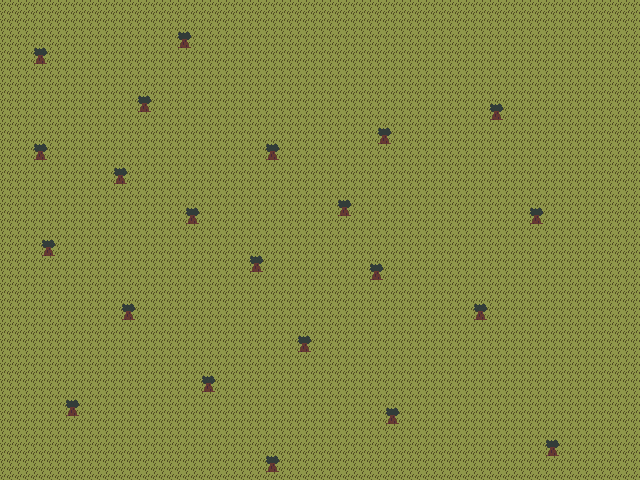

Tiled map render using the project's own tile images. Description and the map definition, with tile-layer contents summarised, below:
An orthogonal 80x60 tile map with 8x8 px tiles, 1 tile layer (Tile Layer 1) and 22 objects.

<map version="1.10" tiledversion="1.11.1-99-gec89c545" orientation="orthogonal" renderorder="right-down" width="80" height="60" tilewidth="8" tileheight="8" infinite="0" nextlayerid="3" nextobjectid="32">
 <editorsettings>
  <export target="default.lua" format="lua" />
 </editorsettings>
 <tileset firstgid="1" source="map_tiles.tsx" />
 <layer id="1" name="Tile Layer 1" width="80" height="60">
  <data>[4800 cells, 4800 non-empty, 5 distinct tile ids]</data>
 </layer>
 <objectgroup id="2" name="Object Layer 1" visible="0">
  <object id="9" x="40" y="240" width="16" height="16" />
  <object id="10" x="32" y="48" width="16" height="16" />
  <object id="11" x="32" y="144" width="16" height="16" />
  <object id="12" x="136" y="96" width="16" height="16" />
  <object id="14" x="176" y="32" width="16" height="16" />
  <object id="15" x="112" y="168" width="16" height="16" />
  <object id="16" x="184" y="208" width="16" height="16" />
  <object id="17" x="120" y="304" width="16" height="16" />
  <object id="18" x="64" y="400" width="16" height="16" />
  <object id="19" x="200" y="376" width="16" height="16" />
  <object id="20" x="264" y="456" width="16" height="16" />
  <object id="21" x="384" y="408" width="16" height="16" />
  <object id="22" x="296" y="336" width="16" height="16" />
  <object id="23" x="248" y="256" width="16" height="16" />
  <object id="24" x="368" y="264" width="16" height="16" />
  <object id="25" x="336" y="200" width="16" height="16" />
  <object id="26" x="264" y="144" width="16" height="16" />
  <object id="27" x="376" y="128" width="16" height="16" />
  <object id="28" x="488" y="104" width="16" height="16" />
  <object id="29" x="528" y="208" width="16" height="16" />
  <object id="30" x="544" y="440" width="16" height="16" />
  <object id="31" x="472" y="304" width="16" height="16" />
 </objectgroup>
</map>